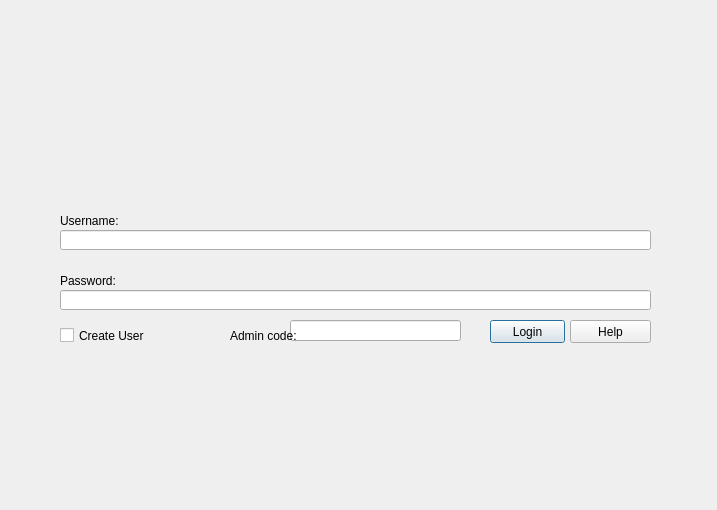
<?xml version="1.0" encoding="UTF-8"?>
<ui version="4.0">
 <class>login</class>
 <widget class="QDialog" name="login">
  <property name="geometry">
   <rect>
    <x>0</x>
    <y>0</y>
    <width>717</width>
    <height>510</height>
   </rect>
  </property>
  <property name="windowTitle">
   <string>Dialog</string>
  </property>
  <widget class="QLineEdit" name="UserNameInput">
   <property name="geometry">
    <rect>
     <x>60</x>
     <y>230</y>
     <width>591</width>
     <height>20</height>
    </rect>
   </property>
  </widget>
  <widget class="QLineEdit" name="PasswordInput">
   <property name="geometry">
    <rect>
     <x>60</x>
     <y>290</y>
     <width>591</width>
     <height>20</height>
    </rect>
   </property>
   <property name="echoMode">
    <enum>QLineEdit::Password</enum>
   </property>
  </widget>
  <widget class="QLabel" name="userNameLabel">
   <property name="geometry">
    <rect>
     <x>60</x>
     <y>210</y>
     <width>141</width>
     <height>21</height>
    </rect>
   </property>
   <property name="text">
    <string>Username:</string>
   </property>
  </widget>
  <widget class="QLabel" name="passwordLabel">
   <property name="geometry">
    <rect>
     <x>60</x>
     <y>270</y>
     <width>141</width>
     <height>21</height>
    </rect>
   </property>
   <property name="text">
    <string>Password:</string>
   </property>
  </widget>
  <widget class="QCheckBox" name="CreateCheckBox">
   <property name="geometry">
    <rect>
     <x>60</x>
     <y>320</y>
     <width>91</width>
     <height>31</height>
    </rect>
   </property>
   <property name="text">
    <string>Create User</string>
   </property>
  </widget>
  <widget class="QPushButton" name="LoginButton">
   <property name="geometry">
    <rect>
     <x>490</x>
     <y>320</y>
     <width>75</width>
     <height>23</height>
    </rect>
   </property>
   <property name="text">
    <string>Login</string>
   </property>
  </widget>
  <widget class="QPushButton" name="pushButton_2">
   <property name="geometry">
    <rect>
     <x>570</x>
     <y>320</y>
     <width>81</width>
     <height>23</height>
    </rect>
   </property>
   <property name="text">
    <string>Help</string>
   </property>
  </widget>
  <widget class="QLineEdit" name="AdminInput">
   <property name="geometry">
    <rect>
     <x>290</x>
     <y>320</y>
     <width>171</width>
     <height>21</height>
    </rect>
   </property>
  </widget>
  <widget class="QLabel" name="label_3">
   <property name="geometry">
    <rect>
     <x>230</x>
     <y>310</y>
     <width>71</width>
     <height>51</height>
    </rect>
   </property>
   <property name="text">
    <string>Admin code:</string>
   </property>
  </widget>
 </widget>
 <resources/>
 <connections/>
</ui>
